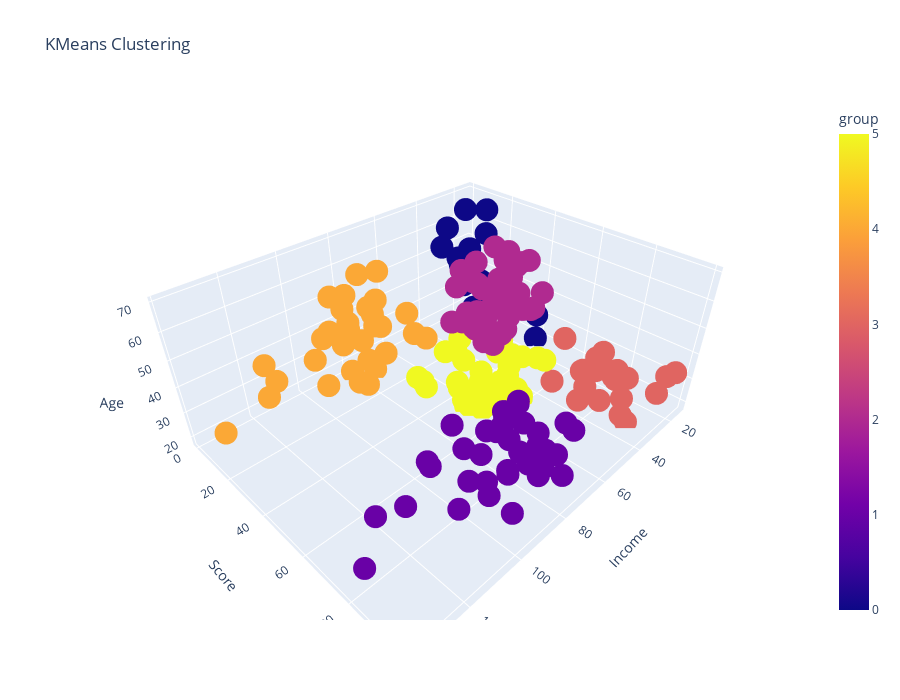

Write notebook code for a chart like this one.
### Code cell
fig = px.scatter_3d(df, x='Income', y='Score', z='Age', color= 'group',
                 title='KMeans Clustering', height=700)
fig

### Figure 1 — Plotly figure (JSON) as saved in the notebook; plotly's stock layout.template omitted (floating-point values rounded to 4 significant figures; data arrays with more than 128 entries replaced by an {"elided": "..."} marker saying what was removed)
{"data": [{"hovertemplate": "Income=%{x}<br>Score=%{y}<br>Age=%{z}<br>group=%{marker.color}<extra></extra>", "legendgroup": "", "marker": {"color": {"elided": "200 int values"}, "coloraxis": "coloraxis", "symbol": "circle"}, "mode": "markers", "name": "", "scene": "scene", "showlegend": false, "type": "scatter3d", "x": {"elided": "200 int values"}, "y": {"elided": "200 int values"}, "z": {"elided": "200 int values"}}], "layout": {"coloraxis": {"colorbar": {"title": {"text": "group"}}, "colorscale": [[0, "#0d0887"], [0.1111, "#46039f"], [0.2222, "#7201a8"], [0.3333, "#9c179e"], [0.4444, "#bd3786"], [0.5556, "#d8576b"], [0.6667, "#ed7953"], [0.7778, "#fb9f3a"], [0.8889, "#fdca26"], [1, "#f0f921"]]}, "height": 700, "legend": {"tracegroupgap": 0}, "scene": {"domain": {"x": [0, 1], "y": [0, 1]}, "xaxis": {"title": {"text": "Income"}}, "yaxis": {"title": {"text": "Score"}}, "zaxis": {"title": {"text": "Age"}}}, "title": {"text": "KMeans Clustering"}}}
